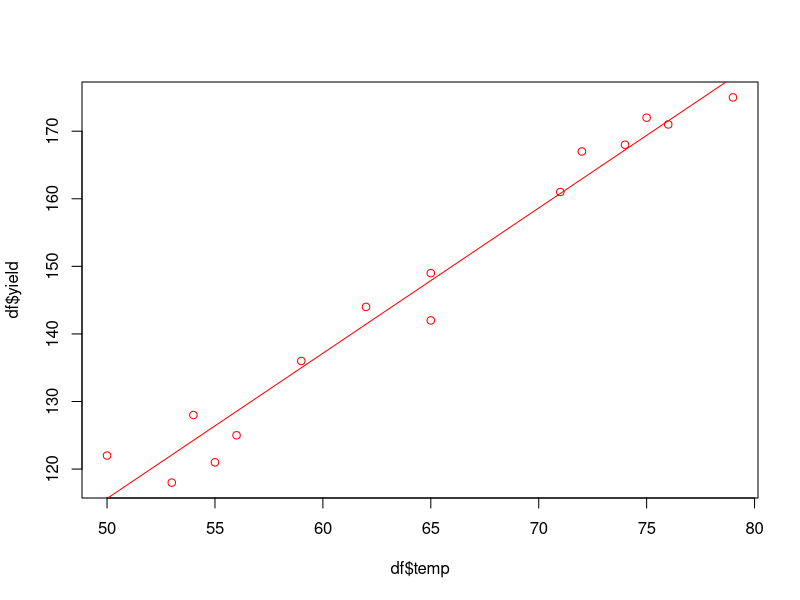

Source code (R):
temp <- c(50, 53, 54, 55, 56, 59, 62, 65, 65, 71, 72, 74, 75, 76, 79)
yield <- c(122, 118, 128, 121, 125, 136, 144, 142, 149, 161, 167, 168, 172, 171, 175)

cor(temp, yield)

df <- data.frame(temp,yield)
head(df)

linear <- lm (yield~temp, data=df)

summary(linear)
names(linear)
linear$coefficients

newypred <- fitted(linear)
newypred

plot(df$temp, df$yield, col="red")
abline(linear, col="red")
